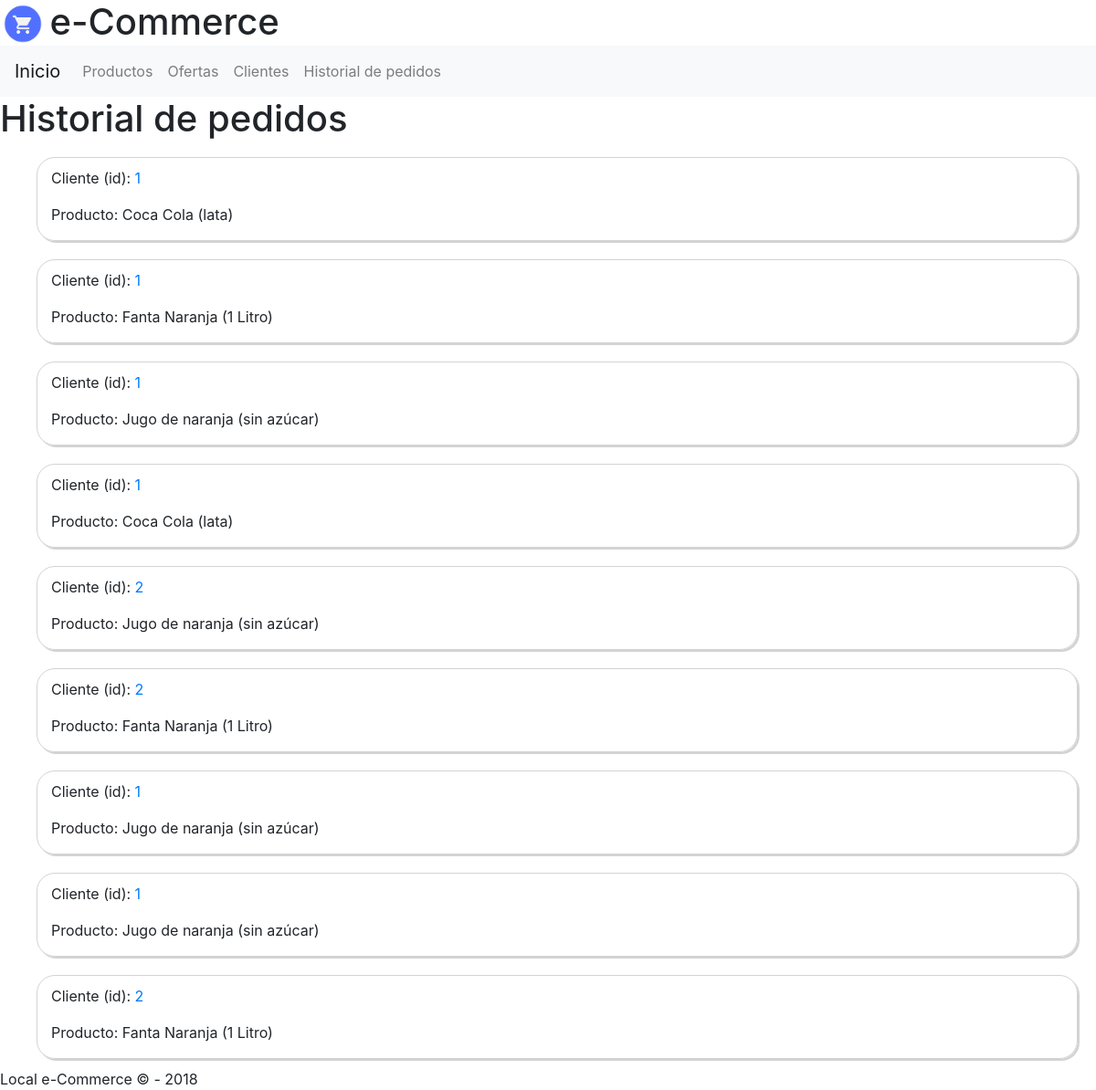
Screenshot of /clientes/historial/ with the database file from the repository.
### web/models.py (models this page shows, shortened)
class Cart(models.Model):
    client = models.ForeignKey(Client, on_delete=models.CASCADE, blank=True, null=True)
    product = models.ForeignKey(Product, on_delete=models.DO_NOTHING, blank=True, null=True)

class Client(models.Model):
    dni = models.CharField(max_length=10)
    first_name = models.CharField(max_length=256)
    last_name = models.CharField(max_length=256)
    address = models.CharField(max_length=256)
    premium = models.BooleanField()
    def __str__(self):
        return str(self.id)

class Product(models.Model):
    reference = models.CharField(max_length=10)
    title = models.CharField(max_length=256)
    quantity = models.IntegerField(blank=True, null=True)
    price = models.IntegerField()
    offer = models.BooleanField()
    stock = models.BooleanField()
    img = models.CharField(max_length=256, blank=True, null=True)
    def __str__(self):
        return self.title

### web/views.py (the view)
# urls.py: path('clientes/historial/', views.history),
def history(request):
    client = Client.objects.all()
    carts = Cart.objects.all()
    context = {
        'client': client,
        'carts': carts,
    }
    return render(request, "web/history.html", context)

### web/templates/web/history.html (shortened to what this page needs)
{% extends 'web/html.html' %}
{% load static %}
{% block body %}
<header>{% include 'web/header.html' %}</header>
{% include 'web/navbar.html' %}
<main>
  <h1>Historial de pedidos</h1>
  <div class="container">
    {% for cart in carts %}
      <div class="row">
        <div class="col-md-12 box-border">
          <div>
            <p>Cliente (id): <a href="/clientes/{{ cart.client }}">{{ cart.client }}</a></p>
          </div>
          <div>
            <p>Producto: {{ cart.product }}</p>
          </div>
        </div>
      </div>
    {% endfor %}
  </div>
</main>
<footer>{% include 'web/footer.html' %}</footer>
{% endblock %}

### web/static/web/styles/stylesheet.css (style rules this page uses)
.box-border { border: 1px solid lightgrey; border-radius: 20px; margin: 10px; box-shadow: 2px 2px lightgrey; padding-top: 10px; }

### rows the page displays
Cart: client "1", product "Coca Cola (lata)"
Cart: client "1", product "Fanta Naranja (1 Litro)"
Cart: client "1", product "Jugo de naranja (sin azúcar)"
Cart: client "1", product "Coca Cola (lata)"
Cart: client "2", product "Jugo de naranja (sin azúcar)"
Cart: client "2", product "Fanta Naranja (1 Litro)"
Cart: client "1", product "Jugo de naranja (sin azúcar)"
Cart: client "1", product "Jugo de naranja (sin azúcar)"
Cart: client "2", product "Fanta Naranja (1 Litro)"
